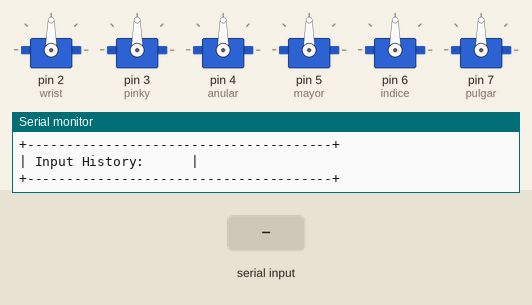
Recording of a sketch running on a simulated Arduino Uno, built with avr-gcc and run on an emulated ATmega328P. Shown: 6 × servo, the last lines printed to the serial monitor. The inputs (shaded band) are chosen by the test bench.

Above: at 1.8 s.
1.9 s: "1\n" received over Serial
At 4.6 s:
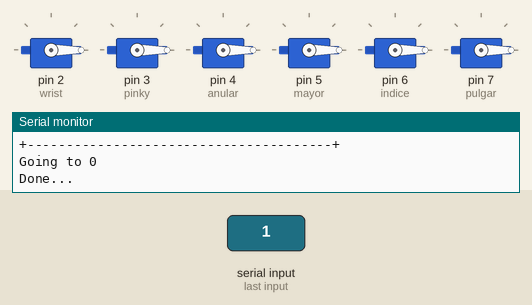
4.9 s: "2\n" received over Serial
At 8.6 s:
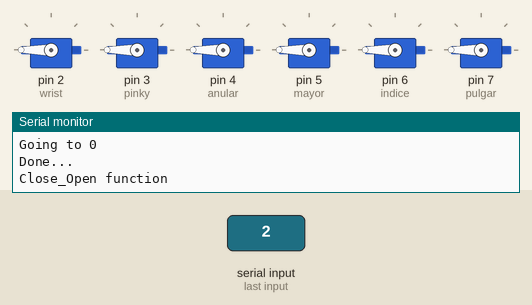
15.4 s: "3\n" received over Serial
At 16.2 s:
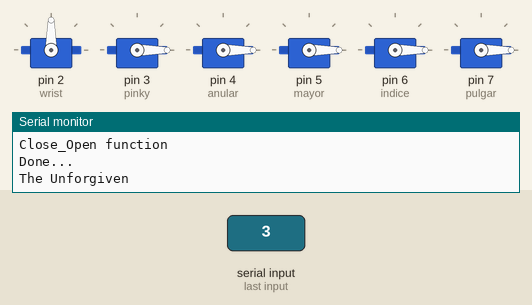
18.4 s: "5\n" received over Serial
At 19.7 s:
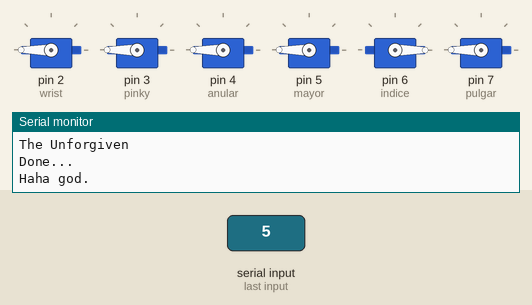
21.4 s: "4\n" received over Serial
At 22.5 s:
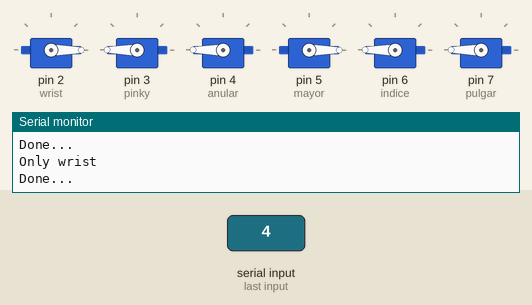
22.9 s: "1\n" received over Serial
At 24.3 s:
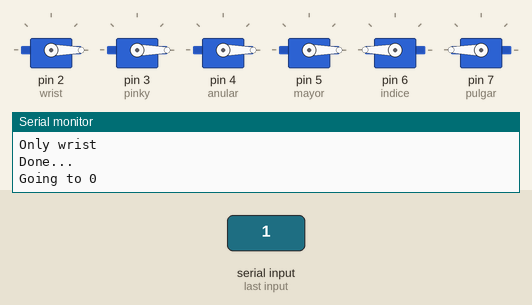
Timing chart, 0 to 26.2 s (numbered marks = the images above; inputs shaded):
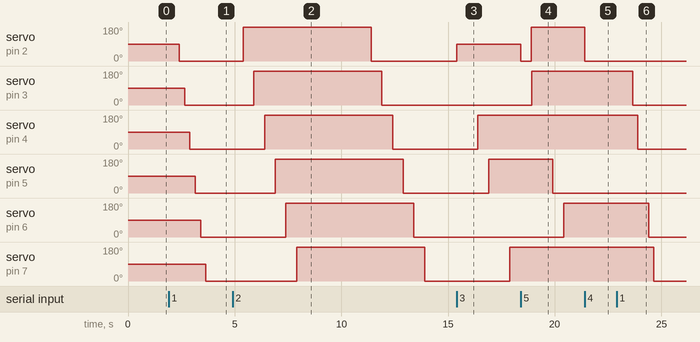

The sketch:

Hand.ino
```cpp
/*PINOUT:
2 Mu;eca
3 Me;ique
4 Anular
5 Mayor
6 Indce
7 Pulgar
*/
#include <Servo.h>
#include "PinOut.h"
#include "Functions.h"
#include "Menus.h"

void print_menu();

void setup(){
    servs[wrist].attach(wrist);
    servs[pinky].attach(pinky);
    servs[anular].attach(anular);
    servs[mayor].attach(mayor);
    servs[indice].attach(indice);
    servs[pulgar].attach(pulgar);

    pinMode(8, INPUT_PULLUP);

    Serial.begin(9600);
    print_pinout();
    print_menu();
    input_history();
}

void loop(){
    int read = Serial.parseInt();
    if(read)
        Serial.flush();
        switch(read){
            case -1:
                Serial.println("Homing...");
                home_custom(servs);
                break;
            case 1:
                Serial.println("Going to 0");
                to_zero(servs);
                break;
            case 2:
                Serial.println("Close_Open function");
                close_open(servs);
                break;
            case 3:
                Serial.println("The Unforgiven");
                metallica(servs);
                break;
            case 4:
                Serial.println("Only wrist");
                only_wrist(servs);
                break;
            case 5:
                Serial.println("Haha god.");
                not_good(servs);
                break;
            case 6:
                Serial.println("Miku, Miku, you can call me Miku");
                Otaku_O_Peronista(servs);
                break;
            case 7:
                Serial.println("Slow motion");
                config(servs);
                break;
            default:
                break;
       }
}
```

Functions.h
```cpp
void to_zero(Servo[]){
    int i;
    for(i=0; i<=NSERVOS; i++){
        servs[i].write(0);
        delay(250);
    }
    Serial.println("Done...");
}

void home_custom(Servo[]){
    int i;

    for(i=0;i<=NSERVOS; i++)
        servs[i].write(90);

    for(i=0; i<=NSERVOS; i++)
        servs[i].write(180);

    for(i=0; i<=NSERVOS; i++)
        servs[i].write(0);
    Serial.println("Done...");
}

void close_open(Servo[]){
    int i;

    for(i=1; i<=NSERVOS; i++){
        servs[i].write(180);
        delay(500);
    }
    delay(2000);
    for(i=1; i<=NSERVOS; i++){
        servs[i].write(0);
        delay(500);
    }
    Serial.println("Done...");
}

void metallica(Servo[]){
    servs[wrist].write(90);
    delay(500);
    servs[pinky].write(0);
    delay(500);
    servs[anular].write(180);
    delay(500);
    servs[mayor].write(180);
    delay(500);
    servs[indice].write(0);
    delay(500);
    servs[pulgar].write(180);
    delay(500);
    servs[wrist].write(0);
    delay(500);
    servs[wrist].write(180);
    Serial.println("Done...");
}

void only_wrist(Servo[]){
    servs[wrist].write(90);
    servs[wrist].write(0);
    servs[wrist].write(180);
    servs[wrist].write(0);
    Serial.println("Done...");
}

void not_good(Servo[]){
    servs[pinky].write(180);
    delay(500);
    servs[anular].write(180);
    delay(500);
    servs[mayor].write(0);
    delay(500);
    servs[indice].write(180);
    delay(500);
    servs[pulgar].write(180);
    Serial.println("Done...");
}

void Otaku_O_Peronista(Servo[]){
    servs[pinky].write(180);
    delay(500);
    servs[anular].write(180);
    delay(500);
    servs[mayor].write(0);
    delay(500);
    servs[indice].write(0);
    delay(500);
    servs[pulgar].write(180);
    Serial.println("Done...");
}

void config(Servo[]){
    int i;
    for(i=0; i<=9; i++){
        servs[i].write(90);
        delay(1000);
    }
    delay(2500);
    for(i=0; i<=9; i++){
        servs[i].write(0);
        delay(1000);
    }
    delay(2500);
    for(i=0; i<=9; i++){
        servs[i].write(180);
        delay(1000);
    }
    delay(2500);
    for(i=0; i<=9; i++){
        servs[i].write(0);
        delay(1000);
    }
    Serial.println("Done...");
}
```

Menus.h
```cpp
/* Some ascii characters to help!!!
╔═╗
    ║
╚═╝
╠ ╣
╬
[*/
#define LENGTH 40

void repeater(int i, char l, char c, char r){
    int a=1;
    Serial.print(l);

    for(; a<i; a++)
        Serial.print(c);
    Serial.print(r);
}

void print_menu(){
    repeater(LENGTH, '+','-','+');
    Serial.println("\n| Menu:\t\t\t\t\t|");
    repeater(LENGTH,'+','-','+');
    Serial.println("\n| -1. Home.\t\t\t\t|");
    Serial.println("|  1. Go to 0.\t\t\t\t|");
    Serial.println("|  2. Close and open the hand.\t\t|");
    Serial.println("|  3. Metallica horns.\t\t\t|");
    Serial.println("|  4. Move the wrist.\t\t\t|");
    Serial.println("|  5. Bad hand.\t\t\t\t|");
    Serial.println("|  6. Otaku o peronista??.\t\t|");
    Serial.println("|  7. Slowwwwwww home.\t\t\t|");
    repeater(LENGTH, '+','-','+');
    Serial.print("\n\n\n");
}

void print_pinout(){
    repeater(LENGTH, '+','-','+');
    Serial.println("\n| PinOut:\t\t\t\t|");
    repeater(LENGTH,'+','-','+');
    Serial.println("\n|  2. Wrist.\t\t\t\t|");
    Serial.println("|  3. Pinky.\t\t\t\t|");
    Serial.println("|  4. Anular.\t\t\t\t|");
    Serial.println("|  5. Mayor.\t\t\t\t|");
    Serial.println("|  6. Indice.\t\t\t\t|");
    Serial.println("|  7. Pulgar.\t\t\t\t|");
    repeater(LENGTH, '+','-','+');
    Serial.print("\n\n\n");
}

void input_history(){
    repeater(LENGTH, '+','-','+');
    Serial.println("\n| Input History:\t\t\t|");
    repeater(LENGTH, '+','-','+');
    Serial.println("\n");
}
```

PinOut.h
```cpp
#define STANDBY 15
#define NSERVOS 8

Servo servs[NSERVOS];
#define wrist 2
enum Dedos {pinky=3, anular, mayor, indice, pulgar};
```

Measured:
- after the input at 1.9 s, servo on pin 2 (wrist): 90° → 0° after 0.50 s; servo on pin 3 (pinky): 90° → 0° after 0.75 s; servo on pin 4 (anular): 90° → 0° after 1.0 s; servo on pin 5 (mayor): 90° → 0° after 1.3 s; servo on pin 6 (indice): 90° → 0° after 1.5 s
- after the input at 4.9 s, servo on pin 2 (wrist): 0° → 180° after 0.50 s, → 0° 6.0 s later; servo on pin 3 (pinky): 0° → 180° after 1.0 s, → 0° 6.0 s later; servo on pin 4 (anular): 0° → 180° after 1.5 s, → 0° 6.0 s later; servo on pin 5 (mayor): 0° → 180° after 2.0 s, → 0° 6.0 s later; servo on pin 6 (indice): 0° → 180° after 2.5 s, → 0° 6.0 s later
- after the input at 15.4 s, servo on pin 2 (wrist): 0° → 90° at once; servo on pin 4 (anular): 0° → 180° after 1.0 s; servo on pin 5 (mayor): 0° → 180° after 1.5 s; servo on pin 7 (pulgar): 0° → 180° after 2.5 s
- after the input at 18.4 s, servo on pin 3 (pinky): 0° → 180° after 0.51 s; servo on pin 5 (mayor): 180° → 0° after 1.5 s; servo on pin 6 (indice): 0° → 180° after 2.0 s
- after the input at 21.4 s, servo on pin 2 (wrist): 180° → 0° at once
- after the input at 22.9 s, servo on pin 3 (pinky): 180° → 0° after 0.75 s; servo on pin 4 (anular): 180° → 0° after 1.0 s; servo on pin 6 (indice): 180° → 0° after 1.5 s; servo on pin 7 (pulgar): 180° → 0° after 1.8 s
